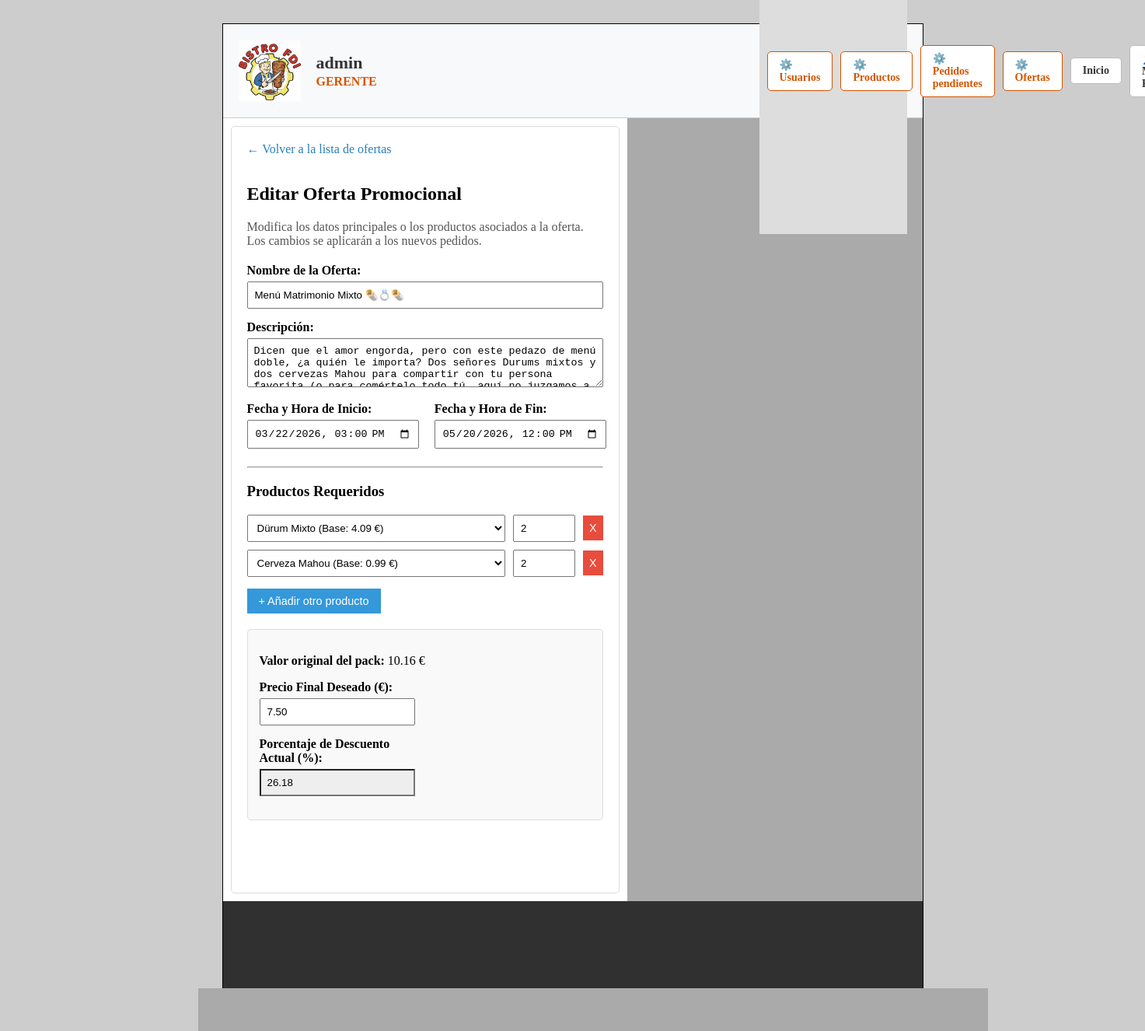
The page /admin/editar_oferta.php?id=1 (signed in) on the database its author committed.
### tables this page shows
CREATE TABLE `ofertas` (
  `id` int(11) NOT NULL,
  `nombre` varchar(100) NOT NULL,
  `descripcion` text NOT NULL,
  `fecha_inicio` datetime NOT NULL,
  `fecha_fin` datetime NOT NULL,
  `porcentaje_descuento` decimal(5,2) NOT NULL
);

CREATE TABLE `oferta_productos` (
  `id_oferta` int(11) NOT NULL,
  `id_producto` int(11) NOT NULL,
  `cantidad_requerida` int(11) NOT NULL DEFAULT 1
);

### includes/clases/productos/Producto.php (called while the page is built, shortened)
<?php
class Producto
{
    private $id;
    private $nombre;
    private $precio_base;
    private function __construct($id, $nombre, $descripcion, $id_categoria, $nombre_categoria, $precio_base, $iva, $disponible, $ofertado, $imagen_principal, $imagenes = [])
    {
        $this->id = $id;
        $this->nombre = $nombre;
        $this->precio_base = $precio_base;
    }
    public function getId() { return $this->id; }
    public function getNombre() { return $this->nombre; }
    public function getPrecioBase() { return $this->precio_base; }
    public static function listaProductos($solo_ofertados = true)
    {
        $conn = Aplicacion::getInstance()->getConexionBd();
        $sql = "SELECT p.*, c.nombre AS nombre_categoria,
                       (SELECT ruta_imagen FROM producto_imagenes pi WHERE pi.id_producto = p.id ORDER BY id ASC LIMIT 1) AS imagen_principal
                FROM productos p
                JOIN categorias c ON p.id_categoria = c.id";
        if ($solo_ofertados) {
            $sql .= " WHERE p.ofertado = TRUE";
        }
        $result = $conn->query($sql);
        $productos = [];
        if ($result) {
            while ($row = $result->fetch_assoc()) {
                $productos[] = new Producto(
                    $row['id'], $row['nombre'], $row['descripcion'], $row['id_categoria'],
                    $row['nombre_categoria'], $row['precio_base'], $row['iva'],
                    $row['disponible'], $row['ofertado'], $row['imagen_principal']
                );
            }
        }
        return $productos;
    }
}

### includes/clases/ofertas/Oferta.php (called while the page is built, shortened)
<?php
class Oferta
{
    private $fecha_inicio;
    private $fecha_fin;
    private $porcentaje_descuento;
    private $productos;
    private function __construct($id, $nombre, $descripcion, $fecha_inicio, $fecha_fin, $porcentaje_descuento, $productos = [])
    {
        $this->fecha_inicio = $fecha_inicio;
        $this->fecha_fin = $fecha_fin;
        $this->porcentaje_descuento = $porcentaje_descuento;
        $this->productos = $productos;
    }
    public function getFechaInicio() { return $this->fecha_inicio; }
    public function getFechaFin() { return $this->fecha_fin; }
    public function getPorcentajeDescuento() { return $this->porcentaje_descuento; }
    public function getProductos() { return $this->productos; }
    public static function buscaOferta($id_oferta)
    {
        $conn = Aplicacion::getInstance()->getConexionBd();
        $stmt = $conn->prepare("SELECT * FROM ofertas WHERE id = ?");
        $stmt->bind_param("i", $id_oferta);
        $stmt->execute();
        $row = $stmt->get_result()->fetch_assoc();
        if ($row) {
            $productos = self::buscaProductosOferta($row['id']);
            return new Oferta(
                $row['id'], $row['nombre'], $row['descripcion'],
                $row['fecha_inicio'], $row['fecha_fin'], $row['porcentaje_descuento'], $productos
            );
        }
        return false;
    }
    private static function buscaProductosOferta($id_oferta)
    {
        $conn = Aplicacion::getInstance()->getConexionBd();
        $sql = "SELECT op.id_producto, op.cantidad_requerida, p.nombre, p.precio_base
                FROM oferta_productos op
                JOIN productos p ON op.id_producto = p.id
                WHERE op.id_oferta = ?";
        $stmt = $conn->prepare($sql);
        $stmt->bind_param("i", $id_oferta);
        $stmt->execute();
        $result = $stmt->get_result();
        $productos = [];
        if ($result) {
            while ($row = $result->fetch_assoc()) {
                $productos[] = $row;
            }
        }
        return $productos;
    }
}

### includes/clases/ofertas/FormularioEditarOferta.php (the view, shortened to what this page needs)
<?php
class FormularioEditarOferta extends Formulario
{
    private $idOferta;
    public function __construct($idOferta)
    {
        $this->idOferta = $idOferta;
    }
    protected function generaCamposFormulario(&$datos)
    {
        $ofertaActual = Oferta::buscaOferta($this->idOferta);
        $nombre = $datos['nombre'] ?? $ofertaActual->getNombre();
        $descripcion = $datos['descripcion'] ?? $ofertaActual->getDescripcion();
        $fechaInicioStr = $datos['fecha_inicio'] ?? $ofertaActual->getFechaInicio();
        $fechaFinStr = $datos['fecha_fin'] ?? $ofertaActual->getFechaFin();
        $fecha_inicio = date('Y-m-d\TH:i', strtotime($fechaInicioStr));
        $fecha_fin = date('Y-m-d\TH:i', strtotime($fechaFinStr));
        $porcentaje = $datos['porcentaje_descuento'] ?? $ofertaActual->getPorcentajeDescuento();
        $todosLosProductos = Producto::listaProductos();
        $opcionesProductosJS = "<option value=''>Selecciona un producto...</option>";
        foreach ($todosLosProductos as $p) {
            $id = $p->getId();
            $nombreP = htmlspecialchars($p->getNombre());
            $precio = $p->getPrecioBase();
            $opcionesProductosJS .= "<option value='$id' data-precio='$precio'>$nombreP (Base: $precio €)</option>";
        }
        $productosAsignados = $datos['productos'] ?? $ofertaActual->getProductos();
        $htmlFilasProductos = '';
        $idx = 0;
        if (!empty($productosAsignados)) {
            foreach ($productosAsignados as $prod) {
                $idProd = $prod['id'] ?? $prod['id_producto'] ?? '';
                $cantidad = $prod['cantidad'] ?? $prod['cantidad_requerida'] ?? 1;
                $selectHtml = "<select name='productos[$idx][id]' class='form-control sel-producto' required>";
                $selectHtml .= "<option value=''>Selecciona un producto...</option>";
                foreach ($todosLosProductos as $p) {
                    $pId = $p->getId();
                    $pNombre = htmlspecialchars($p->getNombre());
                    $pPrecio = $p->getPrecioBase();
                    $selected = ($pId == $idProd) ? "selected" : "";
                    $selectHtml .= "<option value='$pId' data-precio='$pPrecio' $selected>$pNombre (Base: $pPrecio €)</option>";
                }
                $selectHtml .= "</select>";
                $htmlFilasProductos .= "
                <div class='producto-fila'>
                    $selectHtml
                    <input type='number' name='productos[$idx][cantidad]' class='form-control cant-producto' value='$cantidad' min='1' required style='width: 80px;' title='Cantidad'>
                    <button type='button' class='btn-eliminar' style='background:#e74c3c; color:white; border:none; padding:8px; cursor:pointer;' onclick='eliminarFila(this)'>X</button>
                </div>";
                $idx++;
            }
        }
        $valNombre = htmlspecialchars($nombre);
        $valDesc = htmlspecialchars($descripcion);
        $valPorc = htmlspecialchars($porcentaje);
        $html = <<<EOF
        <input type="hidden" name="id" value="{$this->idOferta}">
        <div class="form-group">
            <label>Nombre de la Oferta:</label>
            <input class="form-control" type="text" name="nombre" value="$valNombre" required>
        </div>
        <div class="form-group">
            <label>Descripción:</label>
            <textarea class="form-control" name="descripcion" rows="3" required>$valDesc</textarea>
        </div>
        <div style="display: flex; gap: 20px;">
            <div class="form-group" style="flex: 1;">
                <label>Fecha y Hora de Inicio:</label>
                <input class="form-control" type="datetime-local" name="fecha_inicio" value="$fecha_inicio" required>
            </div>
            <div class="form-group" style="flex: 1;">
                <label>Fecha y Hora de Fin:</label>
                <input class="form-control" type="datetime-local" name="fecha_fin" value="$fecha_fin" required>
            </div>
        </div>
        <hr>
        <h3>Productos Requeridos</h3>
        <div id="contenedor-productos">
            $htmlFilasProductos
        </div>
        <button type="button" onclick="agregarProducto()" style="background:#3498db; color:white; border:none; padding:8px 15px; cursor:pointer; margin-top:5px;">+ Añadir otro producto</button>
        <div class="caja-resumen">
            <p><strong>Valor original del pack:</strong> <span id="valor-original">0.00</span> €</p>
            <div class="form-group" style="max-width: 200px;">
                <label>Precio Final Deseado (€):</label>
                <input type="number" step="0.01" min="0" id="precio-final" class="form-control" placeholder="Modifica para recalcular">
            </div>
            <div class="form-group" style="max-width: 200px;">
                <label>Porcentaje de Descuento Actual (%):</label>
                <input type="number" step="0.01" min="0" max="100" name="porcentaje_descuento" id="porcentaje-descuento" class="form-control" value="$valPorc" readonly style="background: #eee;">
            </div>
        </div>
        <div class="form-group" style="margin-top: 20px;">
            <button type="submit" style="background: #f39c12; color: white; border: none; padding: 10px 20px; font-size: 16px; cursor: pointer; border-radius:3px;">Actualizar Oferta</button>
        </div>
            let productoIndex = $idx;
            const opcionesHTML = `$opcionesProductosJS`;
EOF;
        return $html;
    }
}

### CSS/estilo.css (style rules this page uses)
body { background-color: #CDCDCD; }
label { margin-right: 0.5em; display: block; }
input { display: block; }
button, a.boton { border: 1px solid black; font-size: 0.9em; font-family: Arial; font-weight: 400; }

### includes/clases/ofertas/FormularioEditarOferta.php (style rules this page uses)
.form-group { margin-bottom: 15px; }
.form-group label { display: block; font-weight: bold; margin-bottom: 5px; }
.form-control { width: 100%; padding: 8px; box-sizing: border-box; }
.producto-fila { display: flex; gap: 10px; margin-bottom: 10px; align-items: center; }
.caja-resumen { background: #f9f9f9; padding: 15px; border: 1px solid #ddd; margin-top: 20px; border-radius: 5px; }

### rows shown on the page
ofertas: fecha_inicio "03/22/2026 15:00", fecha_fin "05/20/2026 12:00", porcentaje_descuento "26.18"
oferta_productos: cantidad_requerida "2"
oferta_productos: cantidad_requerida "2"

### other values the page prints
$nombreActual "admin"
$rolMayusculas "GERENTE"
form field value "Dürum Mixto (Base: 4.09 €)"
form field value "Cerveza Mahou (Base: 0.99 €)"
